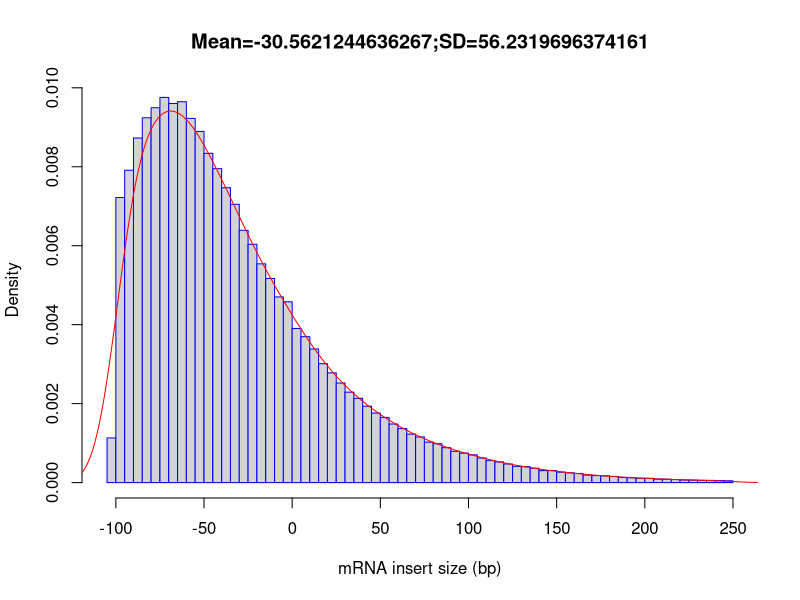

R code for this plot:
out_file = 'MCIC_FC_2024_111'
pdf('MCIC_FC_2024_111.inner_distance_plot.pdf')
fragsize=rep(c(-247.5,-242.5,-237.5,-232.5,-227.5,-222.5,-217.5,-212.5,-207.5,-202.5,-197.5,-192.5,-187.5,-182.5,-177.5,-172.5,-167.5,-162.5,-157.5,-152.5,-147.5,-142.5,-137.5,-132.5,-127.5,-122.5,-117.5,-112.5,-107.5,-102.5,-97.5,-92.5,-87.5,-82.5,-77.5,-72.5,-67.5,-62.5,-57.5,-52.5,-47.5,-42.5,-37.5,-32.5,-27.5,-22.5,-17.5,-12.5,-7.5,-2.5,2.5,7.5,12.5,17.5,22.5,27.5,32.5,37.5,42.5,47.5,52.5,57.5,62.5,67.5,72.5,77.5,82.5,87.5,92.5,97.5,102.5,107.5,112.5,117.5,122.5,127.5,132.5,137.5,142.5,147.5,152.5,157.5,162.5,167.5,172.5,177.5,182.5,187.5,192.5,197.5,202.5,207.5,212.5,217.5,222.5,227.5,232.5,237.5,242.5,247.5),times=c(0,0,0,0,0,0,0,0,0,0,0,0,0,0,0,0,0,0,0,0,0,0,0,0,0,0,0,0,0,5642,35991,39432,43504,46055,47326,48626,47863,48080,45979,44327,41567,39636,37222,35126,31849,30086,27618,25764,23439,22824,19451,18422,16866,15014,13851,12573,11418,10645,9646,8777,8220,7397,6818,6117,5761,5108,4910,4405,3956,3721,3501,3102,2773,2610,2350,2050,2008,1815,1514,1522,1319,1236,1158,948,883,860,779,652,609,551,536,437,427,382,328,310,283,275,261,230))
frag_sd = sd(fragsize)
frag_mean = mean(fragsize)
frag_median = median(fragsize)
write(x=c("Name","Mean","Median","sd"), sep="	", file=stdout(),ncolumns=4)
write(c(out_file,frag_mean,frag_median,frag_sd),sep="	", file=stdout(),ncolumns=4)
hist(fragsize,probability=T,breaks=100,xlab="mRNA insert size (bp)",main=paste(c("Mean=",frag_mean,";","SD=",frag_sd),collapse=""),border="blue")
lines(density(fragsize,bw=10),col='red')
dev.off()
